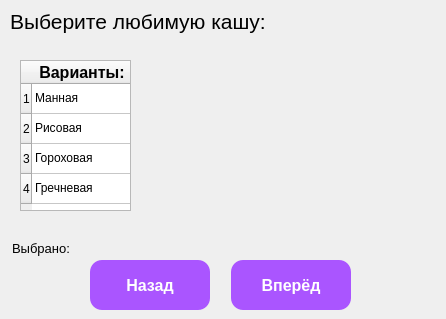
<?xml version="1.0" encoding="UTF-8"?>
<ui version="4.0">
 <class>MainWindow</class>
 <widget class="QMainWindow" name="MainWindow">
  <property name="geometry">
   <rect>
    <x>0</x>
    <y>0</y>
    <width>446</width>
    <height>319</height>
   </rect>
  </property>
  <property name="minimumSize">
   <size>
    <width>446</width>
    <height>319</height>
   </size>
  </property>
  <property name="maximumSize">
   <size>
    <width>446</width>
    <height>319</height>
   </size>
  </property>
  <property name="windowTitle">
   <string>MainWindow</string>
  </property>
  <widget class="QWidget" name="centralwidget">
   <widget class="QPushButton" name="btn_back">
    <property name="geometry">
     <rect>
      <x>90</x>
      <y>260</y>
      <width>120</width>
      <height>50</height>
     </rect>
    </property>
    <property name="font">
     <font>
      <family>Segoe UI</family>
      <pointsize>-1</pointsize>
      <weight>99</weight>
      <bold>true</bold>
     </font>
    </property>
    <property name="styleSheet">
     <string notr="true">color:rgb(255,255,255);
border-radius:12px;
font-weight:900;
background-color:rgb(170, 85, 255);
font-size:16px;</string>
    </property>
    <property name="text">
     <string>Назад</string>
    </property>
   </widget>
   <widget class="QLabel" name="label_img">
    <property name="geometry">
     <rect>
      <x>170</x>
      <y>43</y>
      <width>241</width>
      <height>181</height>
     </rect>
    </property>
    <property name="text">
     <string/>
    </property>
   </widget>
   <widget class="QPushButton" name="btn_next">
    <property name="geometry">
     <rect>
      <x>231</x>
      <y>260</y>
      <width>120</width>
      <height>50</height>
     </rect>
    </property>
    <property name="font">
     <font>
      <family>Segoe UI</family>
      <pointsize>-1</pointsize>
      <weight>99</weight>
      <bold>true</bold>
     </font>
    </property>
    <property name="styleSheet">
     <string notr="true">color:rgb(255,255,255);
border-radius:12px;
font-weight:900;
background-color:rgb(170, 85, 255);
font-size:16px;</string>
    </property>
    <property name="text">
     <string>Вперёд</string>
    </property>
   </widget>
   <widget class="QLabel" name="label_task">
    <property name="geometry">
     <rect>
      <x>10</x>
      <y>6</y>
      <width>331</width>
      <height>31</height>
     </rect>
    </property>
    <property name="font">
     <font>
      <family>Segoe UI</family>
      <pointsize>16</pointsize>
     </font>
    </property>
    <property name="text">
     <string>Выберите любимую кашу:</string>
    </property>
   </widget>
   <widget class="QLabel" name="label_selected">
    <property name="geometry">
     <rect>
      <x>12</x>
      <y>240</y>
      <width>321</width>
      <height>16</height>
     </rect>
    </property>
    <property name="font">
     <font>
      <family>Segoe UI</family>
      <pointsize>10</pointsize>
     </font>
    </property>
    <property name="text">
     <string>Выбрано:</string>
    </property>
   </widget>
   <widget class="QTableWidget" name="tableWidget">
    <property name="geometry">
     <rect>
      <x>20</x>
      <y>60</y>
      <width>111</width>
      <height>151</height>
     </rect>
    </property>
    <property name="minimumSize">
     <size>
      <width>0</width>
      <height>131</height>
     </size>
    </property>
    <property name="textElideMode">
     <enum>Qt::ElideNone</enum>
    </property>
    <property name="gridStyle">
     <enum>Qt::SolidLine</enum>
    </property>
    <property name="rowCount">
     <number>4</number>
    </property>
    <row/>
    <row/>
    <row/>
    <row/>
    <column>
     <property name="text">
      <string>Варианты:</string>
     </property>
     <property name="font">
      <font>
       <pointsize>12</pointsize>
       <weight>75</weight>
       <bold>true</bold>
      </font>
     </property>
    </column>
    <item row="0" column="0">
     <property name="text">
      <string>Манная</string>
     </property>
    </item>
    <item row="1" column="0">
     <property name="text">
      <string>Рисовая</string>
     </property>
    </item>
    <item row="2" column="0">
     <property name="text">
      <string>Гороховая</string>
     </property>
    </item>
    <item row="3" column="0">
     <property name="text">
      <string>Гречневая</string>
     </property>
    </item>
   </widget>
  </widget>
 </widget>
 <resources/>
 <connections/>
</ui>
